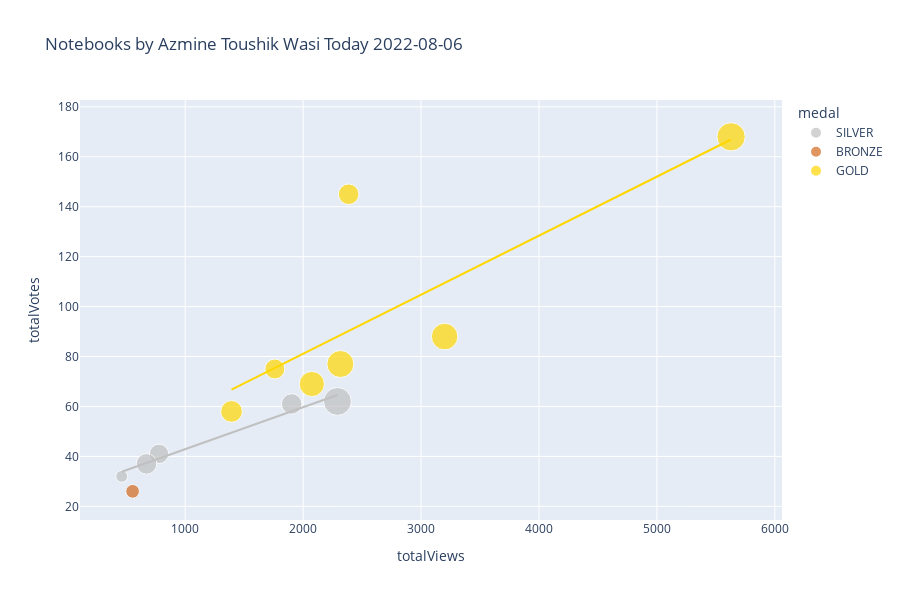

The cell this chart's notebook holds for it:
### Markdown cell above
# Plotly Scatter Plot

You may want to tweak these settings depending on how many notebooks you have...

### Code cell
import plotly.express as px
from datetime import datetime


df['totalComments'].fillna(0, inplace=True)
df['medal'].fillna('N/A', inplace=True)
df['size'] = df['totalComments'].clip(lower=1)
color_map = {
    'GOLD': 'gold',
    'SILVER': 'silver',
    'BRONZE': 'chocolate',
    'N/A': '#333'
}
px.scatter(
    df,
    'totalViews',
    'totalVotes',
    title=f'Notebooks by {df.author_displayName.get(0)} Today '+str(datetime.today().strftime('%Y-%m-%d')),
    log_x=False,
    log_y=False,
    #width=800, 
    height=600,
    color='medal',
    color_discrete_map=color_map,
    size='size',
    trendline='ols',
    trendline_options=dict(log_x=False, log_y=False, add_constant=True),
    #trendline='lowess', # Use for Locally Weighted Scatterplot Smoothing line
    #trendline_scope='overall', # Use this for one trendline
    hover_name='title',
    hover_data={
        'size': False,
        'totalViews': ':,.0f',
        'totalVotes': ':,.0f',
        'totalLines': ':,.0f',
        'totalComments': ':,.0f',
        'viewsPerVote': ':,.0f',
        'languageName': True,
        'versionNumber': True,
        'lastRun': True,
        'lastRunExecutionTimeSeconds': ':,.0f',
        'medal': True,
    })

### Figure 1 — Plotly figure (JSON) as saved in the notebook; plotly's stock layout.template omitted (floating-point values rounded to 4 significant figures)
{"data": [{"customdata": [[6, 407, 6, 14.03, "Python", 5, "Sat Aug  6 02:36:13 2022", 34, "SILVER"], [16, 463, 16, 18.55, "Python", 18, "Thu Aug  4 02:47:38 2022", 51, "SILVER"], [18, 382, 18, 30.71, "Python", 13, "Wed Aug  3 08:23:12 2022", 68, "SILVER"], [33, 306, 33, 36.38, "Python", 15, "Tue Aug  2 00:33:04 2022", 65, "SILVER"], [18, 414, 18, 17.71, "Python", 18, "Sun Jul 31 06:19:38 2022", 440, "SILVER"]], "hovertemplate": "<b>%{hovertext}</b><br><br>medal=%{customdata[8]}<br>totalViews=%{x:,.0f}<br>totalVotes=%{y:,.0f}<br>totalLines=%{customdata[1]:,.0f}<br>totalComments=%{customdata[2]:,.0f}<br>viewsPerVote=%{customdata[3]:,.0f}<br>languageName=%{customdata[4]}<br>versionNumber=%{customdata[5]}<br>lastRun=%{customdata[6]}<br>lastRunExecutionTimeSeconds=%{customdata[7]:,.0f}<extra></extra>", "hovertext": ["Classification ➡️ Comparing Different Algorithms", "Investment and Financial Analysis  🏭 EPZ", "Advanced Feature Engineering for Classification", "▶️ Cristiano Ronaldo ⚽ Goals  📊 EDA, Analysis", "Coursera 📉 EDA, Insights, Sentiment Analysis"], "legendgroup": "SILVER", "marker": {"color": "silver", "size": [6, 16, 18, 33, 18], "sizemode": "area", "sizeref": 0.085, "symbol": "circle"}, "mode": "markers", "name": "SILVER", "orientation": "v", "showlegend": true, "type": "scatter", "x": [462, 778, 1903, 2291, 672], "xaxis": "x", "y": [32, 41, 61, 62, 37], "yaxis": "y"}, {"hovertemplate": "<b>OLS trendline</b><br>totalVotes = 0.0168165 * totalViews + 26.0637<br>R<sup>2</sup>=0.971522<br><br>medal=SILVER<br>totalViews=%{x:,.0f}<br>totalVotes=%{y:,.0f} <b>(trend)</b><extra></extra>", "legendgroup": "SILVER", "marker": {"color": "silver", "symbol": "circle"}, "mode": "lines", "name": "SILVER", "showlegend": false, "type": "scatter", "x": [462, 672, 778, 1903, 2291], "xaxis": "x", "y": [33.83, 37.36, 39.15, 58.07, 64.59], "yaxis": "y"}, {"customdata": [[8, 435, 8, 20.56, "Python", 23, "Fri Aug  5 20:23:03 2022", 276, "BRONZE"]], "hovertemplate": "<b>%{hovertext}</b><br><br>medal=%{customdata[8]}<br>totalViews=%{x:,.0f}<br>totalVotes=%{y:,.0f}<br>totalLines=%{customdata[1]:,.0f}<br>totalComments=%{customdata[2]:,.0f}<br>viewsPerVote=%{customdata[3]:,.0f}<br>languageName=%{customdata[4]}<br>versionNumber=%{customdata[5]}<br>lastRun=%{customdata[6]}<br>lastRunExecutionTimeSeconds=%{customdata[7]:,.0f}<extra></extra>", "hovertext": ["Daily AQI - Air Quality Index [Scheduled]"], "legendgroup": "BRONZE", "marker": {"color": "chocolate", "size": [8], "sizemode": "area", "sizeref": 0.085, "symbol": "circle"}, "mode": "markers", "name": "BRONZE", "orientation": "v", "showlegend": true, "type": "scatter", "x": [554], "xaxis": "x", "y": [26], "yaxis": "y"}, {"hovertemplate": "medal=BRONZE<extra></extra>", "legendgroup": "BRONZE", "marker": {"color": "chocolate", "symbol": "circle"}, "mode": "lines", "name": "BRONZE", "showlegend": false, "type": "scatter", "xaxis": "x", "yaxis": "y"}, {"customdata": [[27, 536, 27, 29.64, "Python", 16, "Wed Jul 27 09:00:24 2022", 60, "GOLD"], [30, 592, 30, 35.97, "Python", 14, "Tue Jul 19 01:47:02 2022", 50, "GOLD"], [20, 608, 20, 23.63, "Python", 19, "Sun Jul 17 06:36:10 2022", 102, "GOLD"], [31, 380, 31, 29.71, "Python", 13, "Sat Jul  9 12:08:22 2022", 56, "GOLD"], [17, 342, 17, 23.17, "Python", 14, "Tue Jul  5 04:38:45 2022", 70, "GOLD"], [18, 645, 18, 16.35, "Python", 1, "Fri Jul  1 18:28:34 2022", 6, "GOLD"], [34, 357, 34, 33.31, "Python", 7, "Fri Jul  1 08:32:21 2022", 85, "GOLD"]], "hovertemplate": "<b>%{hovertext}</b><br><br>medal=%{customdata[8]}<br>totalViews=%{x:,.0f}<br>totalVotes=%{y:,.0f}<br>totalLines=%{customdata[1]:,.0f}<br>totalComments=%{customdata[2]:,.0f}<br>viewsPerVote=%{customdata[3]:,.0f}<br>languageName=%{customdata[4]}<br>versionNumber=%{customdata[5]}<br>lastRun=%{customdata[6]}<br>lastRunExecutionTimeSeconds=%{customdata[7]:,.0f}<extra></extra>", "hovertext": ["UCL ⚽ EDA & Viz ⭐ 2021-22 ⭐ Players & Teams", "ML Foundation ➡️ Bias-Variance Tradeoff ", "Divorce Prediction & Reasons Analysis with PCA", "▶️ Lionel Messi 📊 Extended EDA ⚽ Goals ", "ML Foundation ➡️ Cross Validation ✅ All Methods", "ML Foundation ➡️ Clustering Techniques, Algorithms", "ML Foundation ➡️ Imputation : All Techniques"], "legendgroup": "GOLD", "marker": {"color": "gold", "size": [27, 30, 20, 31, 17, 18, 34], "sizemode": "area", "sizeref": 0.085, "symbol": "circle"}, "mode": "markers", "name": "GOLD", "orientation": "v", "showlegend": true, "type": "scatter", "x": [2074, 3200, 1393, 2316, 1760, 2386, 5629], "xaxis": "x", "y": [69, 88, 58, 77, 75, 145, 168], "yaxis": "y"}, {"hovertemplate": "<b>OLS trendline</b><br>totalVotes = 0.0236621 * totalViews + 33.7353<br>R<sup>2</sup>=0.635904<br><br>medal=GOLD<br>totalViews=%{x:,.0f}<br>totalVotes=%{y:,.0f} <b>(trend)</b><extra></extra>", "legendgroup": "GOLD", "marker": {"color": "gold", "symbol": "circle"}, "mode": "lines", "name": "GOLD", "showlegend": false, "type": "scatter", "x": [1393, 1760, 2074, 2316, 2386, 3200, 5629], "xaxis": "x", "y": [66.7, 75.38, 82.81, 88.54, 90.19, 109.5, 166.9], "yaxis": "y"}], "layout": {"height": 600, "legend": {"itemsizing": "constant", "title": {"text": "medal"}, "tracegroupgap": 0}, "title": {"text": "Notebooks by Azmine Toushik Wasi Today 2022-08-06"}, "xaxis": {"anchor": "y", "domain": [0, 1], "title": {"text": "totalViews"}}, "yaxis": {"anchor": "x", "domain": [0, 1], "title": {"text": "totalVotes"}}}}
